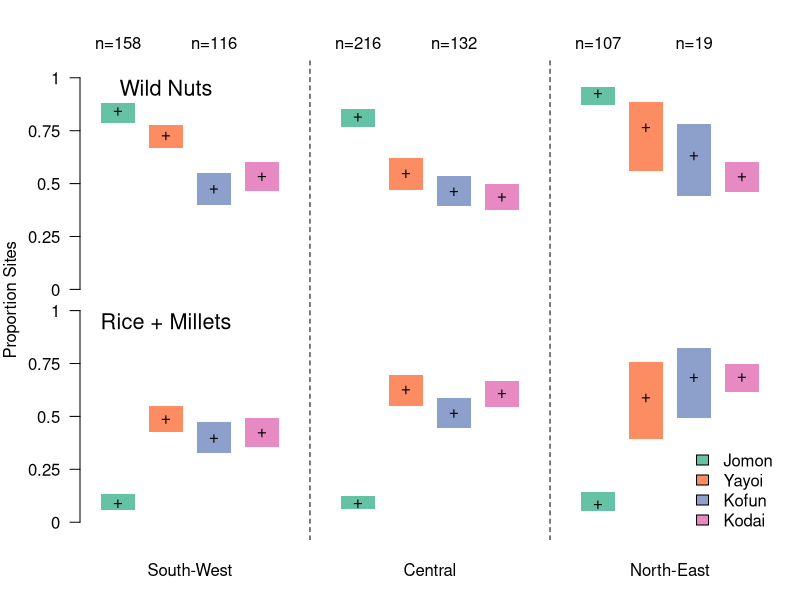
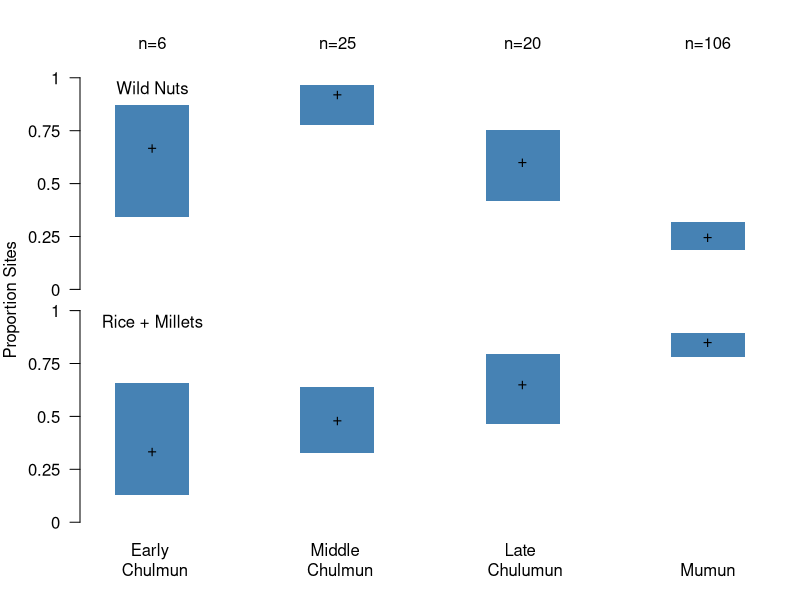

Generate these figures, in order, with R:
# Load library and Data ----
library(here)
library(RColorBrewer)
japan  <- read.csv(here('data','SiteList_JP.csv'))
korea  <- read.csv(here('data','SiteList_KOR.csv'))

# Define and Macro-Regions and Periods ----

# Group Japan by Region
japan$MacroRegion = "South-West"
japan$MacroRegion[which(japan$Region%in%c('Kanto','Chubu'))]='Central'
japan$MacroRegion[which(japan$Region%in%c('Tohoku'))]='North-East'

# Re-organise Period in Korea
korea$Period2 = korea$Period 
korea$Period2[which(korea$Period %in% c('Early Mumun','Late Mumun'))] = 'Mumun'

# Compute Frequences and HPDIs (Japan) ----
japan.periods = c('Jomon','Yayoi','Kofun','Kodai')
japan.regions = c('South-West','Central','North-East')
japan.freq = expand.grid(japan.periods,japan.regions,stringsAsFactors = FALSE)
colnames(japan.freq) = c('Period','Region')

japan.freq$wildnuts = NA
japan.freq$wildnuts.lo90 = NA
japan.freq$wildnuts.hi90 = NA
japan.freq$wildnuts.lo50 = NA
japan.freq$wildnuts.hi50 = NA
japan.freq$wildnuts.obsProp = NA
japan.freq$ricemillets = NA
japan.freq$ricemillets.lo90 = NA
japan.freq$ricemillets.hi90 = NA
japan.freq$ricemillets.lo50 = NA
japan.freq$ricemillets.hi50 = NA
japan.freq$ricemillets.obsProp = NA
japan.freq$total = NA


for (i in 1:nrow(japan.freq))
{

	tmp = subset(japan,Period==japan.freq$Period[i] & MacroRegion==japan.freq$Region[i])
	japan.freq$total[i] = nrow(tmp)
	japan.freq$wildnuts[i]=sum(tmp$wild_nuts)
	japan.freq$ricemillets[i]=sum(tmp$rice_and_millets)
	japan.freq$wildnuts.obsProp[i] = japan.freq$wildnuts[i]/japan.freq$total[i]
	japan.freq$wildnuts.lo90[i] = qbeta(0.05,japan.freq$wildnuts[i]+1,japan.freq$total[i]-japan.freq$wildnuts[i]+1)
	japan.freq$wildnuts.hi90[i] = qbeta(0.95,japan.freq$wildnuts[i]+1,japan.freq$total[i]-japan.freq$wildnuts[i]+1)
	japan.freq$wildnuts.lo50[i] = qbeta(0.25,japan.freq$wildnuts[i]+1,japan.freq$total[i]-japan.freq$wildnuts[i]+1)
	japan.freq$wildnuts.hi50[i] = qbeta(0.75,japan.freq$wildnuts[i]+1,japan.freq$total[i]-japan.freq$wildnuts[i]+1)
	japan.freq$ricemillets.obsProp[i] = japan.freq$ricemillets[i]/japan.freq$total[i]
	japan.freq$ricemillets.lo90[i] = qbeta(0.05,japan.freq$ricemillets[i]+1,japan.freq$total[i]-japan.freq$ricemillets[i]+1)
	japan.freq$ricemillets.hi90[i] = qbeta(0.95,japan.freq$ricemillets[i]+1,japan.freq$total[i]-japan.freq$ricemillets[i]+1)
	japan.freq$ricemillets.lo50[i] = qbeta(0.25,japan.freq$ricemillets[i]+1,japan.freq$total[i]-japan.freq$ricemillets[i]+1)
	japan.freq$ricemillets.hi50[i] = qbeta(0.75,japan.freq$ricemillets[i]+1,japan.freq$total[i]-japan.freq$ricemillets[i]+1)
}


# Compute Frequences and HPDIs (Korea) ----
korea.periods = c('Early Chulmun','Middle Chulmun','Late Chulmun','Mumun')
korea.freq = data.frame(Period=korea.periods)

korea.freq$wildnuts = NA
korea.freq$wildnuts.lo90 = NA
korea.freq$wildnuts.hi90 = NA
korea.freq$wildnuts.lo50 = NA
korea.freq$wildnuts.hi50 = NA
korea.freq$wildnuts.obsProp = NA
korea.freq$ricemillets = NA
korea.freq$ricemillets.lo90 = NA
korea.freq$ricemillets.hi90 = NA
korea.freq$ricemillets.lo50 = NA
korea.freq$ricemillets.hi50 = NA
korea.freq$ricemillets.obsProp = NA
korea.freq$total = NA


for (i in 1:nrow(korea.freq))
{

	tmp = subset(korea,Period2==korea.freq$Period[i])
	korea.freq$total[i] = nrow(tmp)
	korea.freq$wildnuts[i]=sum(tmp$wild_nuts)
	korea.freq$ricemillets[i]=sum(tmp$rice_and_millets)
	korea.freq$wildnuts.obsProp[i] = korea.freq$wildnuts[i]/korea.freq$total[i]
	korea.freq$wildnuts.lo90[i] = qbeta(0.05,korea.freq$wildnuts[i]+1,korea.freq$total[i]-korea.freq$wildnuts[i]+1)
	korea.freq$wildnuts.hi90[i] = qbeta(0.95,korea.freq$wildnuts[i]+1,korea.freq$total[i]-korea.freq$wildnuts[i]+1)
	korea.freq$wildnuts.lo50[i] = qbeta(0.25,korea.freq$wildnuts[i]+1,korea.freq$total[i]-korea.freq$wildnuts[i]+1)
	korea.freq$wildnuts.hi50[i] = qbeta(0.75,korea.freq$wildnuts[i]+1,korea.freq$total[i]-korea.freq$wildnuts[i]+1)
	korea.freq$ricemillets.obsProp[i] = korea.freq$ricemillets[i]/korea.freq$total[i]
	korea.freq$ricemillets.lo90[i] = qbeta(0.05,korea.freq$ricemillets[i]+1,korea.freq$total[i]-korea.freq$ricemillets[i]+1)
	korea.freq$ricemillets.hi90[i] = qbeta(0.95,korea.freq$ricemillets[i]+1,korea.freq$total[i]-korea.freq$ricemillets[i]+1)
	korea.freq$ricemillets.lo50[i] = qbeta(0.25,korea.freq$ricemillets[i]+1,korea.freq$total[i]-korea.freq$ricemillets[i]+1)
	korea.freq$ricemillets.hi50[i] = qbeta(0.75,korea.freq$ricemillets[i]+1,korea.freq$total[i]-korea.freq$ricemillets[i]+1)
}




# Plot Results (Japan) ----

pdf(width=10,height=7,file=here('figures','japan_abot.pdf'))
par(mar=c(3,4,3,1))
plot(NULL,xlim=c(0.75,14.25),ylim=c(0,2.1),xlab='',ylab='Proportion Sites',axes=FALSE,main='')
japan.freq$index = c(1:4,6:9,11:14)
japan.freq$cols = rep(brewer.pal(n=4,'Set2'),3)
w = 0.35
for (i in 1:nrow(japan.freq))
{
	rect(xleft=japan.freq$index[i]-w,xright=japan.freq$index[i]+w,ybottom=1.1+japan.freq$wildnuts.lo90[i],ytop=1.1+japan.freq$wildnuts.hi90[i],border=NA,col=japan.freq$cols[i])
	points(x=japan.freq$index[i],y=1.1+japan.freq$wildnuts.obsProp[i],pch="+")

	rect(xleft=japan.freq$index[i]-w,xright=japan.freq$index[i]+w,ybottom=japan.freq$ricemillets.lo90[i],ytop=japan.freq$ricemillets.hi90[i],border=NA,col=japan.freq$cols[i])
	points(x=japan.freq$index[i],y=japan.freq$ricemillets.obsProp[i],pch="+")
}
axis(side=1,at=c(2.5,7.5,12.5),labels=c('South-West','Central','North-East'),tick=FALSE,cex=1.2)
abline(v = c(5,10),lty=2)
axis(side=2,at=seq(0,1,length.out=5),labels=seq(0,1,length.out = 5),las=2)
axis(side=2,at=1.1+seq(0,1,length.out=5),labels=seq(0,1,length.out = 5),las=2)
axis(side=3,at=japan.freq$index,labels = paste0('n=',japan.freq$total),cex=1,tick=FALSE,padj=1)
legend('bottomright',legend=c('Jomon','Yayoi','Kofun','Kodai'),fill=brewer.pal(n=4,'Set2'),bty='n')
text(x=2,y=0.95,labels = 'Rice + Millets',cex=1.3)
text(x=2,y=2.05,labels = 'Wild Nuts',cex=1.3)
dev.off()


# Plot Results (Korea) ----
pdf(width=6,height=7,file=here('figures','korea_abot.pdf'))
par(mar=c(3,4,3,1))
plot(NULL,xlim=c(0.75,4.25),ylim=c(0,2.1),xlab='',ylab='Proportion Sites',axes=FALSE,main='')
korea.freq$index = c(1:4)
w = 0.2
for (i in 1:nrow(korea.freq))
{
	rect(xleft=korea.freq$index[i]-w,xright=korea.freq$index[i]+w,ybottom=1.1+korea.freq$wildnuts.lo90[i],ytop=1.1+korea.freq$wildnuts.hi90[i],border=NA,col='steelblue')
	points(x=korea.freq$index[i],y=1.1+korea.freq$wildnuts.obsProp[i],pch="+")

	rect(xleft=korea.freq$index[i]-w,xright=korea.freq$index[i]+w,ybottom=korea.freq$ricemillets.lo90[i],ytop=korea.freq$ricemillets.hi90[i],border=NA,col='steelblue')
	points(x=korea.freq$index[i],y=korea.freq$ricemillets.obsProp[i],pch="+")
}
axis(side=1,at=c(1:4),labels=c('Early \n Chulmun','Middle \n Chulmun','Late \n Chulumun','Mumun'),tick=FALSE,cex=1.2)
axis(side=2,at=seq(0,1,length.out=5),labels=seq(0,1,length.out = 5),las=2)
axis(side=2,at=1.1+seq(0,1,length.out=5),labels=seq(0,1,length.out = 5),las=2)
axis(side=3,at=korea.freq$index,labels = paste0('n=',korea.freq$total),cex=1,tick=FALSE,padj = 1)
text(x=1 ,y=0.95,labels = 'Rice + Millets',cex=1)
text(x=1,y=2.05,labels = 'Wild Nuts',cex=1)
dev.off()
